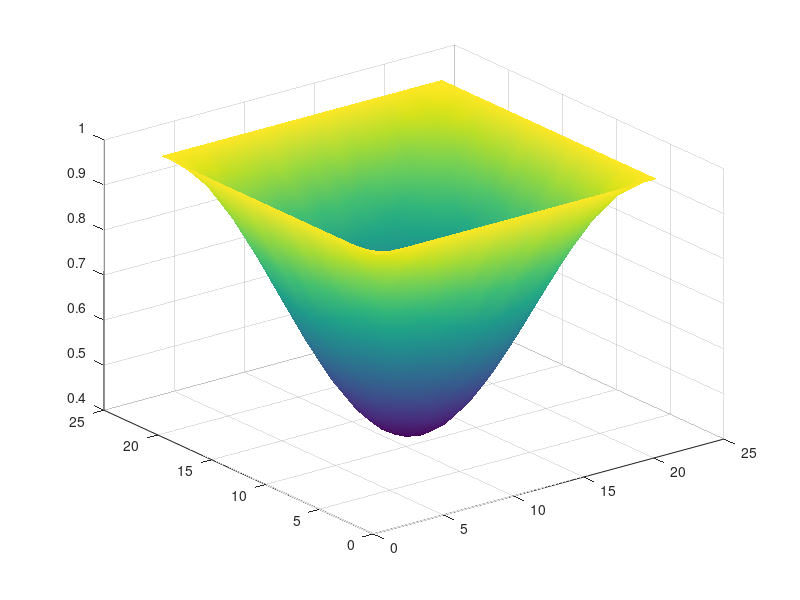

This chart was generated by the following MATLAB code: (Note: this script raises an error after producing the figure.)
% Auto-generated MATLAB script
field = [ ...
    1.00000000E+00   1.00000000E+00   1.00000000E+00   1.00000000E+00   1.00000000E+00   1.00000000E+00   1.00000000E+00   1.00000000E+00   1.00000000E+00   1.00000000E+00   1.00000000E+00   1.00000000E+00   1.00000000E+00   1.00000000E+00   1.00000000E+00   1.00000000E+00   1.00000000E+00   1.00000000E+00   1.00000000E+00   1.00000000E+00   1.00000000E+00; ...
    1.00000000E+00   9.84826624E-01   9.70079243E-01   9.56150889E-01   9.43417966E-01   9.32171285E-01   9.22683835E-01   9.15120184E-01   9.09644008E-01   9.06313598E-01   9.05208766E-01   9.06313598E-01   9.09644008E-01   9.15120184E-01   9.22683835E-01   9.32171285E-01   9.43417966E-01   9.56150889E-01   9.70079243E-01   9.84826624E-01   1.00000000E+00; ...
    1.00000000E+00   9.70079243E-01   9.40986931E-01   9.13532615E-01   8.88403296E-01   8.66246223E-01   8.47510457E-01   8.32622170E-01   8.21793258E-01   8.15255880E-01   8.13046098E-01   8.15255880E-01   8.21793258E-01   8.32622170E-01   8.47510457E-01   8.66246223E-01   8.88403296E-01   9.13532615E-01   9.40986931E-01   9.70079243E-01   1.00000000E+00; ...
    1.00000000E+00   9.56150889E-01   9.13532615E-01   8.73281956E-01   8.36485565E-01   8.03985298E-01   7.76568055E-01   7.54711509E-01   7.38886237E-01   7.29262948E-01   7.26069629E-01   7.29262948E-01   7.38886237E-01   7.54711509E-01   7.76568055E-01   8.03985298E-01   8.36485565E-01   8.73281956E-01   9.13532615E-01   9.56150889E-01   1.00000000E+00; ...
    1.00000000E+00   9.43417966E-01   8.88403296E-01   8.36485565E-01   7.88966179E-01   7.47066319E-01   7.11638510E-01   6.83484316E-01   6.63008809E-01   6.50645971E-01   6.46468818E-01   6.50645971E-01   6.63008809E-01   6.83484316E-01   7.11638510E-01   7.47066319E-01   7.88966179E-01   8.36485565E-01   8.88403296E-01   9.43417966E-01   1.00000000E+00; ...
    1.00000000E+00   9.32171285E-01   8.66246223E-01   8.03985298E-01   7.47066319E-01   6.96795762E-01   6.54385686E-01   6.20580316E-01   5.96100926E-01   5.81218123E-01   5.76277018E-01   5.81218123E-01   5.96100926E-01   6.20580316E-01   6.54385686E-01   6.96795762E-01   7.47066319E-01   8.03985298E-01   8.66246223E-01   9.32171285E-01   1.00000000E+00; ...
    1.00000000E+00   9.22683835E-01   8.47510457E-01   7.76568055E-01   7.11638510E-01   6.54385686E-01   6.05980158E-01   5.67509949E-01   5.39535820E-01   5.22642255E-01   5.16937137E-01   5.22642255E-01   5.39535820E-01   5.67509949E-01   6.05980158E-01   6.54385686E-01   7.11638510E-01   7.76568055E-01   8.47510457E-01   9.22683835E-01   1.00000000E+00; ...
    1.00000000E+00   9.15120184E-01   8.32622170E-01   7.54711509E-01   6.83484316E-01   6.20580316E-01   5.67509949E-01   5.25211215E-01   4.94578391E-01   4.75958139E-01   4.69773263E-01   4.75958139E-01   4.94578391E-01   5.25211215E-01   5.67509949E-01   6.20580316E-01   6.83484316E-01   7.54711509E-01   8.32622170E-01   9.15120184E-01   1.00000000E+00; ...
    1.00000000E+00   9.09644008E-01   8.21793258E-01   7.38886237E-01   6.63008809E-01   5.96100926E-01   5.39535820E-01   4.94578391E-01   4.61890519E-01   4.42147285E-01   4.35482562E-01   4.42147285E-01   4.61890519E-01   4.94578391E-01   5.39535820E-01   5.96100926E-01   6.63008809E-01   7.38886237E-01   8.21793258E-01   9.09644008E-01   1.00000000E+00; ...
    1.00000000E+00   9.06313598E-01   8.15255880E-01   7.29262948E-01   6.50645971E-01   5.81218123E-01   5.22642255E-01   4.75958139E-01   4.42147285E-01   4.21597779E-01   4.14770037E-01   4.21597779E-01   4.42147285E-01   4.75958139E-01   5.22642255E-01   5.81218123E-01   6.50645971E-01   7.29262948E-01   8.15255880E-01   9.06313598E-01   1.00000000E+00; ...
    1.00000000E+00   9.05208766E-01   8.13046098E-01   7.26069629E-01   6.46468818E-01   5.76277018E-01   5.16937137E-01   4.69773263E-01   4.35482562E-01   4.14770037E-01   4.07779217E-01   4.14770037E-01   4.35482562E-01   4.69773263E-01   5.16937137E-01   5.76277018E-01   6.46468818E-01   7.26069629E-01   8.13046098E-01   9.05208766E-01   1.00000000E+00; ...
    1.00000000E+00   9.06313598E-01   8.15255880E-01   7.29262948E-01   6.50645971E-01   5.81218123E-01   5.22642255E-01   4.75958139E-01   4.42147285E-01   4.21597779E-01   4.14770037E-01   4.21597779E-01   4.42147285E-01   4.75958139E-01   5.22642255E-01   5.81218123E-01   6.50645971E-01   7.29262948E-01   8.15255880E-01   9.06313598E-01   1.00000000E+00; ...
    1.00000000E+00   9.09644008E-01   8.21793258E-01   7.38886237E-01   6.63008809E-01   5.96100926E-01   5.39535820E-01   4.94578391E-01   4.61890519E-01   4.42147285E-01   4.35482562E-01   4.42147285E-01   4.61890519E-01   4.94578391E-01   5.39535820E-01   5.96100926E-01   6.63008809E-01   7.38886237E-01   8.21793258E-01   9.09644008E-01   1.00000000E+00; ...
    1.00000000E+00   9.15120184E-01   8.32622170E-01   7.54711509E-01   6.83484316E-01   6.20580316E-01   5.67509949E-01   5.25211215E-01   4.94578391E-01   4.75958139E-01   4.69773263E-01   4.75958139E-01   4.94578391E-01   5.25211215E-01   5.67509949E-01   6.20580316E-01   6.83484316E-01   7.54711509E-01   8.32622170E-01   9.15120184E-01   1.00000000E+00; ...
    1.00000000E+00   9.22683835E-01   8.47510457E-01   7.76568055E-01   7.11638510E-01   6.54385686E-01   6.05980158E-01   5.67509949E-01   5.39535820E-01   5.22642255E-01   5.16937137E-01   5.22642255E-01   5.39535820E-01   5.67509949E-01   6.05980158E-01   6.54385686E-01   7.11638510E-01   7.76568055E-01   8.47510457E-01   9.22683835E-01   1.00000000E+00; ...
    1.00000000E+00   9.32171285E-01   8.66246223E-01   8.03985298E-01   7.47066319E-01   6.96795762E-01   6.54385686E-01   6.20580316E-01   5.96100926E-01   5.81218123E-01   5.76277018E-01   5.81218123E-01   5.96100926E-01   6.20580316E-01   6.54385686E-01   6.96795762E-01   7.47066319E-01   8.03985298E-01   8.66246223E-01   9.32171285E-01   1.00000000E+00; ...
    1.00000000E+00   9.43417966E-01   8.88403296E-01   8.36485565E-01   7.88966179E-01   7.47066319E-01   7.11638510E-01   6.83484316E-01   6.63008809E-01   6.50645971E-01   6.46468818E-01   6.50645971E-01   6.63008809E-01   6.83484316E-01   7.11638510E-01   7.47066319E-01   7.88966179E-01   8.36485565E-01   8.88403296E-01   9.43417966E-01   1.00000000E+00; ...
    1.00000000E+00   9.56150889E-01   9.13532615E-01   8.73281956E-01   8.36485565E-01   8.03985298E-01   7.76568055E-01   7.54711509E-01   7.38886237E-01   7.29262948E-01   7.26069629E-01   7.29262948E-01   7.38886237E-01   7.54711509E-01   7.76568055E-01   8.03985298E-01   8.36485565E-01   8.73281956E-01   9.13532615E-01   9.56150889E-01   1.00000000E+00; ...
    1.00000000E+00   9.70079243E-01   9.40986931E-01   9.13532615E-01   8.88403296E-01   8.66246223E-01   8.47510457E-01   8.32622170E-01   8.21793258E-01   8.15255880E-01   8.13046098E-01   8.15255880E-01   8.21793258E-01   8.32622170E-01   8.47510457E-01   8.66246223E-01   8.88403296E-01   9.13532615E-01   9.40986931E-01   9.70079243E-01   1.00000000E+00; ...
    1.00000000E+00   9.84826624E-01   9.70079243E-01   9.56150889E-01   9.43417966E-01   9.32171285E-01   9.22683835E-01   9.15120184E-01   9.09644008E-01   9.06313598E-01   9.05208766E-01   9.06313598E-01   9.09644008E-01   9.15120184E-01   9.22683835E-01   9.32171285E-01   9.43417966E-01   9.56150889E-01   9.70079243E-01   9.84826624E-01   1.00000000E+00; ...
    1.00000000E+00   1.00000000E+00   1.00000000E+00   1.00000000E+00   1.00000000E+00   1.00000000E+00   1.00000000E+00   1.00000000E+00   1.00000000E+00   1.00000000E+00   1.00000000E+00   1.00000000E+00   1.00000000E+00   1.00000000E+00   1.00000000E+00   1.00000000E+00   1.00000000E+00   1.00000000E+00   1.00000000E+00   1.00000000E+00   1.00000000E+00 ];

% Surface plot (auto-generated)
[ny, nx] = size(field);
[X, Y] = meshgrid(1:nx, 1:ny);
fig = figure('Color','w');
ax = axes('Parent', fig);
h = surf(ax, X, Y, field);
shading(ax, 'interp');
colormap(ax, parula);
cb = colorbar(ax);
cb.Label.String = 'field value';
grid(ax, 'on');
box(ax, 'on');
axis(ax, 'tight');
view(ax, 45, 30);
xlabel(ax, 'i (x index)');
ylabel(ax, 'j (y index)');
zlabel(ax, 'field');
title(ax, sprintf('field (%d x %d)', ny, nx));
set(ax, 'FontSize', 12, 'LineWidth', 1);
set(h, 'EdgeColor', 'k');
drawnow;
